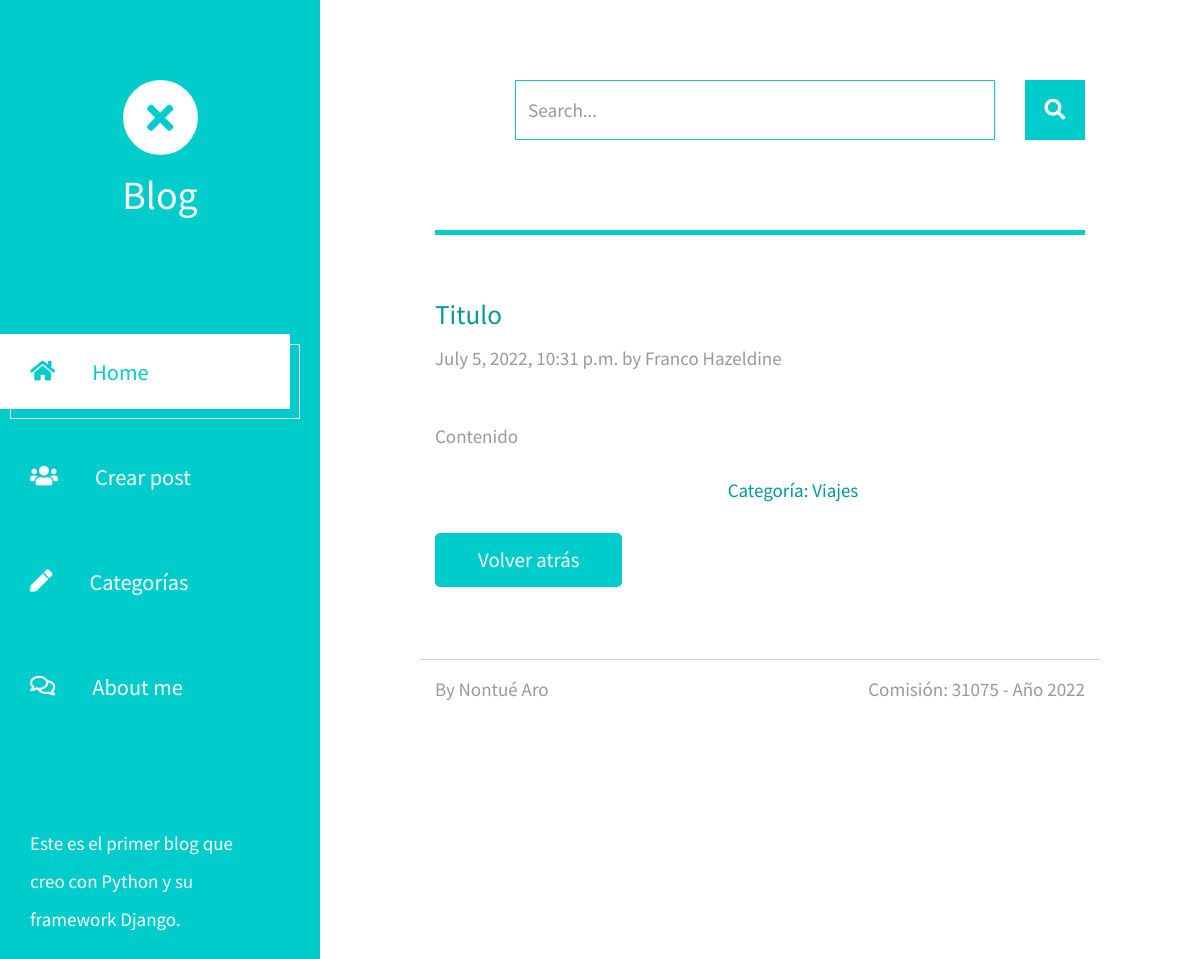
The app's page /Blog/post/2 with its own data.
### Blog/models.py (models this page shows, shortened)
class Post(models.Model):
    autor = models.ForeignKey(Usuario, on_delete= models.CASCADE)
    titulo= models.CharField(max_length=200)
    resumen = models.CharField(max_length=500)
    contenido = models.TextField()
    imagen = models.CharField(max_length=200)
    fecha = models.DateTimeField(default= timezone.now)
    categoria = models.ForeignKey(Categoria, on_delete= models.CASCADE)
    class Meta:
        ordering = ["-fecha"]

class Usuario(models.Model):
    nombre = models.CharField(max_length=100)
    apellido = models.CharField(max_length=100)
    email = models.EmailField()
    def __str__(self):
        return f"{self.nombre} {self.apellido}"

class Categoria(models.Model):
    nombre = models.CharField(max_length=200)
    def __str__(self):
        return self.nombre

### Blog/views.py (the view)
# urls.py: path('post/<pk>', PostDetail.as_view(), name= 'post_detail'),
class PostDetail(DetailView):
    model = Post
    template_name = 'Blog/post_detail.html'

### Blog/templates/Blog/post_detail.html
{% extends 'Blog/padre.html' %}
{% load static %}
{% block contenidoQueCambia %}
<div class="container-fluid">
    <main class="tm-main">
        <div class="row tm-row">
            <div class="col-12">
                <form method="GET" class="form-inline tm-mb-80 tm-search-form">
                    <input class="form-control tm-search-input" name="query" type="text" placeholder="Search..." aria-label="Search">
                    <button class="tm-search-button" type="submit">
                        <i class="fas fa-search tm-search-icon" aria-hidden="true"></i>
                    </button>
                </form>
            </div>
        </div>
        <div class="row tm-row">
            <div class="col-12">
                <hr class="tm-hr-primary tm-mb-55">
            </div>
        </div>
        <div class="row tm-row">
            <div class="col-lg-8 tm-post-col">
                <div class="tm-post-full">
                    <div class="mb-4">
                        <h1 class="pt-2 tm-color-primary tm-post-title">{{post.titulo}}</h1>
                        <p class="tm-mb-40">{{post.fecha}} by {{post.autor}}</p>
                        <p>
                            {{post.contenido}}
                        </p>
                        <span class="d-block text-right tm-color-primary">Categoría: {{post.categoria}}</span>
                    </div>
                    <p>
                        <a href="{% url 'post_list' %}" class="mb-2 tm-btn tm-btn-primary tm-prev-next">Volver atrás</a>
                    </p>
                </div>
            </div>
        </div>
        <br>
        <footer class="row tm-row">
            <hr class="col-12">
            <div class="col-md-6 col-12 tm-color-gray">
                By Nontué Aro
            </div>
            <div class="col-md-6 col-12 tm-color-gray tm-copyright">
                Comisión: 31075 - Año 2022
            </div>
        </footer>
    </main>
</div>
{% endblock %}

### Blog/static/Blog/css/templatemo-xtra-blog.css (style rules this page uses)
html { overflow-x: hidden; }
body { margin: 0; padding: 0; font-family: 'Source Sans Pro', sans-serif; font-size: 19px; line-height: 2em; overflow-x: hidden; }
p, span { color: #999; }
hr { border-top-color: #CCC; margin-top: 10px; margin-bottom: 10px; }
.form-control::placeholder { color: #999; }
.tm-main { margin-left: 400px; padding: 80px 100px 25px; }
.tm-row { max-width: 980px; justify-content: space-between; }
.tm-search-form { display: flex; align-items: center; justify-content: flex-end; }
.form-inline .form-control.tm-search-input { display: block; height: 60px; width: 480px; margin-right: 30px; border-radius: 0; border-color: #0CC; font-size: 1.2rem; }
.tm-search-button { width: 60px; height: 60px; border: none; background-color: #0CC; transition: all 0.3s ease; }
.tm-search-icon { color: white; font-size: 1.3rem; }
.tm-post-title { font-size: 1.7rem; transition: all 0.3s ease; }
.tm-btn { display: inline-block; border-radius: 5px; font-size: 1.3rem; transition: all 0.3s ease; }
.tm-btn-primary { background-color: #0CC; color: white; padding: 8px 43px; border: none; }
.tm-copyright { text-align: right; }
hr.tm-hr-primary { border-top: 5px solid #0CC; }
.form-control { height: 45px; border-color: #0CC; border-radius: 0; }
.tm-post-full { max-width: 600px; }
.tm-mb-40 { margin-bottom: 40px; }
.tm-mb-55 { margin-bottom: 55px; }
.tm-mb-80 { margin-bottom: 80px; }
.tm-color-primary, span.tm-color-primary { color: #099; }
a.tm-color-gray, .tm-color-gray { color: #999; }
@media (max-width: 1540px) { .tm-main { margin-left: 320px; width: calc(100% - 320px); } }

### records on screen
Post: titulo "Titulo", fecha "July 5, 2022, 10:31 p.m.", autor "Franco Hazeldine", contenido "Contenido", categoria "Viajes"
